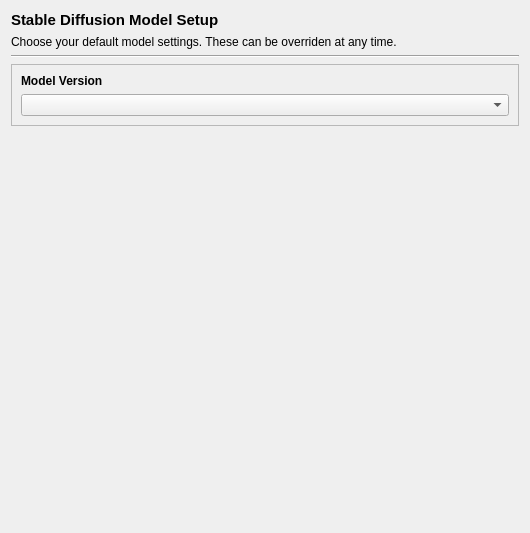
<?xml version="1.0" encoding="UTF-8"?>
<ui version="4.0">
 <class>choose_model_version</class>
 <widget class="QWidget" name="choose_model_version">
  <property name="geometry">
   <rect>
    <x>0</x>
    <y>0</y>
    <width>530</width>
    <height>533</height>
   </rect>
  </property>
  <property name="windowTitle">
   <string>Form</string>
  </property>
  <layout class="QGridLayout" name="gridLayout">
   <item row="10" column="0">
    <spacer name="verticalSpacer">
     <property name="orientation">
      <enum>Qt::Vertical</enum>
     </property>
     <property name="sizeHint" stdset="0">
      <size>
       <width>20</width>
       <height>40</height>
      </size>
     </property>
    </spacer>
   </item>
   <item row="1" column="0">
    <widget class="QLabel" name="label_2">
     <property name="text">
      <string>Choose your default model settings. These can be overriden at any time.</string>
     </property>
     <property name="wordWrap">
      <bool>true</bool>
     </property>
    </widget>
   </item>
   <item row="0" column="0">
    <widget class="QLabel" name="label">
     <property name="font">
      <font>
       <pointsize>11</pointsize>
       <bold>true</bold>
      </font>
     </property>
     <property name="text">
      <string>Stable Diffusion Model Setup</string>
     </property>
    </widget>
   </item>
   <item row="5" column="0">
    <widget class="QFrame" name="frame_2">
     <property name="frameShape">
      <enum>QFrame::StyledPanel</enum>
     </property>
     <property name="frameShadow">
      <enum>QFrame::Raised</enum>
     </property>
     <layout class="QGridLayout" name="gridLayout_3">
      <item row="0" column="0">
       <widget class="QLabel" name="label_4">
        <property name="font">
         <font>
          <bold>true</bold>
         </font>
        </property>
        <property name="text">
         <string>Model Version</string>
        </property>
       </widget>
      </item>
      <item row="1" column="0">
       <widget class="QComboBox" name="comboBox_2"/>
      </item>
     </layout>
    </widget>
   </item>
   <item row="2" column="0">
    <widget class="Line" name="line">
     <property name="orientation">
      <enum>Qt::Horizontal</enum>
     </property>
    </widget>
   </item>
  </layout>
 </widget>
 <resources/>
 <connections/>
</ui>
